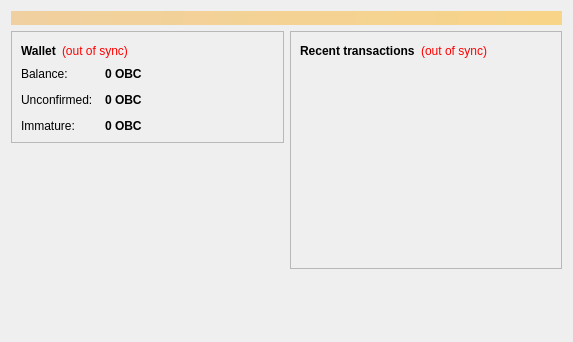
<?xml version="1.0" encoding="UTF-8"?>
<ui version="4.0">
 <class>OverviewPage</class>
 <widget class="QWidget" name="OverviewPage">
  <property name="geometry">
   <rect>
    <x>0</x>
    <y>0</y>
    <width>573</width>
    <height>342</height>
   </rect>
  </property>
  <property name="windowTitle">
   <string>Form</string>
  </property>
  <layout class="QVBoxLayout" name="topLayout">
   <item>
    <widget class="QLabel" name="labelAlerts">
     <property name="visible">
      <bool>false</bool>
     </property>
     <property name="styleSheet">
      <string notr="true">background-color: qlineargradient(x1: 0, y1: 0, x2: 1, y2: 0, stop:0 #F0D0A0, stop:1 #F8D488); color:#000000;</string>
     </property>
     <property name="wordWrap">
      <bool>true</bool>
     </property>
     <property name="margin">
      <number>3</number>
     </property>
    </widget>
   </item>
   <item>
    <layout class="QHBoxLayout" name="horizontalLayout" stretch="1,1">
     <item>
      <layout class="QVBoxLayout" name="verticalLayout_2">
       <item>
        <widget class="QFrame" name="frame">
         <property name="frameShape">
          <enum>QFrame::StyledPanel</enum>
         </property>
         <property name="frameShadow">
          <enum>QFrame::Raised</enum>
         </property>
         <layout class="QVBoxLayout" name="verticalLayout_4">
          <item>
           <layout class="QHBoxLayout" name="horizontalLayout_4">
            <item>
             <widget class="QLabel" name="label_5">
              <property name="font">
               <font>
                <weight>75</weight>
                <bold>true</bold>
               </font>
              </property>
              <property name="text">
               <string>Wallet</string>
              </property>
             </widget>
            </item>
            <item>
             <widget class="QLabel" name="labelWalletStatus">
              <property name="toolTip">
               <string>The displayed information may be out of date. Your wallet automatically synchronizes with the Obamacoin network after a connection is established, but this process has not completed yet.</string>
              </property>
              <property name="styleSheet">
               <string notr="true">QLabel { color: red; }</string>
              </property>
              <property name="text">
               <string notr="true">(out of sync)</string>
              </property>
              <property name="alignment">
               <set>Qt::AlignLeading|Qt::AlignLeft|Qt::AlignVCenter</set>
              </property>
             </widget>
            </item>
            <item>
             <spacer name="horizontalSpacer_2">
              <property name="orientation">
               <enum>Qt::Horizontal</enum>
              </property>
              <property name="sizeHint" stdset="0">
               <size>
                <width>40</width>
                <height>20</height>
               </size>
              </property>
             </spacer>
            </item>
           </layout>
          </item>
          <item>
           <layout class="QFormLayout" name="formLayout_2">
            <property name="fieldGrowthPolicy">
             <enum>QFormLayout::AllNonFixedFieldsGrow</enum>
            </property>
            <property name="horizontalSpacing">
             <number>12</number>
            </property>
            <property name="verticalSpacing">
             <number>12</number>
            </property>
            <item row="0" column="0">
             <widget class="QLabel" name="label">
              <property name="text">
               <string>Balance:</string>
              </property>
             </widget>
            </item>
            <item row="0" column="1">
             <widget class="QLabel" name="labelBalance">
              <property name="font">
               <font>
                <weight>75</weight>
                <bold>true</bold>
               </font>
              </property>
              <property name="cursor">
               <cursorShape>IBeamCursor</cursorShape>
              </property>
              <property name="toolTip">
               <string>Your current balance</string>
              </property>
              <property name="text">
               <string notr="true">0 OBC</string>
              </property>
              <property name="textInteractionFlags">
               <set>Qt::LinksAccessibleByMouse|Qt::TextSelectableByKeyboard|Qt::TextSelectableByMouse</set>
              </property>
             </widget>
            </item>
            <item row="1" column="0">
             <widget class="QLabel" name="label_3">
              <property name="text">
               <string>Unconfirmed:</string>
              </property>
             </widget>
            </item>
            <item row="1" column="1">
             <widget class="QLabel" name="labelUnconfirmed">
              <property name="font">
               <font>
                <weight>75</weight>
                <bold>true</bold>
               </font>
              </property>
              <property name="cursor">
               <cursorShape>IBeamCursor</cursorShape>
              </property>
              <property name="toolTip">
               <string>Total of transactions that have yet to be confirmed, and do not yet count toward the current balance</string>
              </property>
              <property name="text">
               <string notr="true">0 OBC</string>
              </property>
              <property name="textInteractionFlags">
               <set>Qt::LinksAccessibleByMouse|Qt::TextSelectableByKeyboard|Qt::TextSelectableByMouse</set>
              </property>
             </widget>
            </item>
            <item row="2" column="0">
             <widget class="QLabel" name="labelImmatureText">
              <property name="text">
               <string>Immature:</string>
              </property>
             </widget>
            </item>
            <item row="2" column="1">
             <widget class="QLabel" name="labelImmature">
              <property name="font">
               <font>
                <weight>75</weight>
                <bold>true</bold>
               </font>
              </property>
              <property name="toolTip">
               <string>Mined balance that has not yet matured</string>
              </property>
              <property name="text">
               <string notr="true">0 OBC</string>
              </property>
              <property name="textInteractionFlags">
               <set>Qt::LinksAccessibleByMouse|Qt::TextSelectableByKeyboard|Qt::TextSelectableByMouse</set>
              </property>
             </widget>
            </item>
           </layout>
          </item>
         </layout>
        </widget>
       </item>
       <item>
        <spacer name="verticalSpacer">
         <property name="orientation">
          <enum>Qt::Vertical</enum>
         </property>
         <property name="sizeHint" stdset="0">
          <size>
           <width>20</width>
           <height>40</height>
          </size>
         </property>
        </spacer>
       </item>
      </layout>
     </item>
     <item>
      <layout class="QVBoxLayout" name="verticalLayout_3">
       <item>
        <widget class="QFrame" name="frame_2">
         <property name="frameShape">
          <enum>QFrame::StyledPanel</enum>
         </property>
         <property name="frameShadow">
          <enum>QFrame::Raised</enum>
         </property>
         <layout class="QVBoxLayout" name="verticalLayout">
          <item>
           <layout class="QHBoxLayout" name="horizontalLayout_2">
            <item>
             <widget class="QLabel" name="label_4">
              <property name="text">
               <string>&lt;b&gt;Recent transactions&lt;/b&gt;</string>
              </property>
             </widget>
            </item>
            <item>
             <widget class="QLabel" name="labelTransactionsStatus">
              <property name="toolTip">
               <string>The displayed information may be out of date. Your wallet automatically synchronizes with the Obamacoin network after a connection is established, but this process has not completed yet.</string>
              </property>
              <property name="styleSheet">
               <string notr="true">QLabel { color: red; }</string>
              </property>
              <property name="text">
               <string notr="true">(out of sync)</string>
              </property>
              <property name="alignment">
               <set>Qt::AlignRight|Qt::AlignTrailing|Qt::AlignVCenter</set>
              </property>
             </widget>
            </item>
            <item>
             <spacer name="horizontalSpacer">
              <property name="orientation">
               <enum>Qt::Horizontal</enum>
              </property>
              <property name="sizeHint" stdset="0">
               <size>
                <width>40</width>
                <height>20</height>
               </size>
              </property>
             </spacer>
            </item>
           </layout>
          </item>
          <item>
           <widget class="QListView" name="listTransactions">
            <property name="styleSheet">
             <string notr="true">QListView { background: transparent; }</string>
            </property>
            <property name="frameShape">
             <enum>QFrame::NoFrame</enum>
            </property>
            <property name="verticalScrollBarPolicy">
             <enum>Qt::ScrollBarAlwaysOff</enum>
            </property>
            <property name="horizontalScrollBarPolicy">
             <enum>Qt::ScrollBarAlwaysOff</enum>
            </property>
            <property name="selectionMode">
             <enum>QAbstractItemView::NoSelection</enum>
            </property>
           </widget>
          </item>
         </layout>
        </widget>
       </item>
       <item>
        <spacer name="verticalSpacer_2">
         <property name="orientation">
          <enum>Qt::Vertical</enum>
         </property>
         <property name="sizeHint" stdset="0">
          <size>
           <width>20</width>
           <height>40</height>
          </size>
         </property>
        </spacer>
       </item>
      </layout>
     </item>
    </layout>
   </item>
  </layout>
 </widget>
 <resources/>
 <connections/>
</ui>
